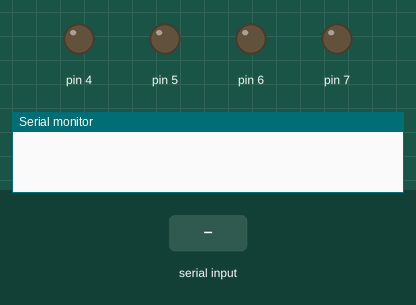
Simulated run of this sketch. Board: Arduino Uno, built with avr-gcc and run on an emulated ATmega328P. Shown: output pins drawn as LEDs (lit = HIGH), the last lines printed to the serial monitor. The inputs (shaded band) are chosen by the test bench.

Above: at 1.2 s.
1.3 s: "F" received over Serial
At 2.4 s:
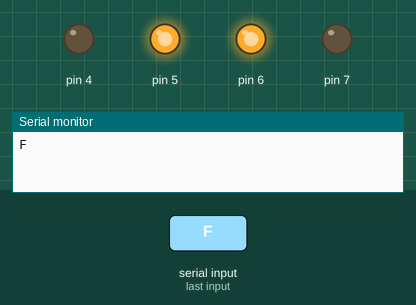
2.8 s: "B" received over Serial
At 3.5 s:
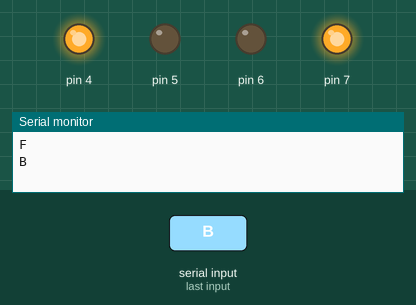
4.3 s: "R" received over Serial
At 4.7 s:
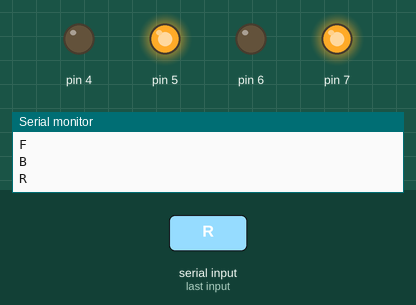
5.8 s: "L" received over Serial
At 7.0 s:
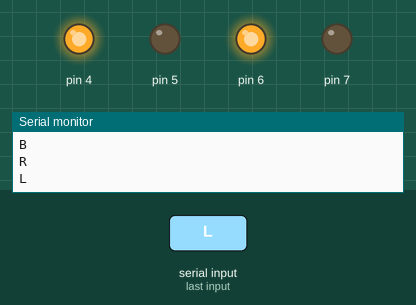
Timing chart, 0 to 8.3 s (numbered marks = the images above; inputs shaded):
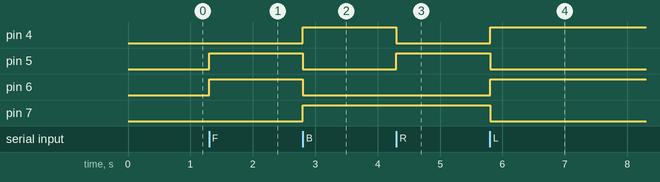

Measured:
- after the input at 1.3 s, pin 5, pin 6: LOW → HIGH at once
- after the input at 2.8 s, pin 4, pin 7: LOW → HIGH at once; pin 5, pin 6: HIGH → LOW at once
- after the input at 4.3 s, pin 4: HIGH → LOW at once; pin 5: LOW → HIGH at once
- after the input at 5.8 s, pin 4, pin 6: LOW → HIGH at once; pin 5, pin 7: HIGH → LOW at once

The sketch:

RC_Car_Code.ino
```cpp
char a;
void setup() {
  Serial.begin(9600);
  pinMode(4, OUTPUT);
  pinMode(5, OUTPUT);
  pinMode(6, OUTPUT);
  pinMode(7, OUTPUT);

}

void loop() {
  if (Serial.available () > 0)
  {
    a = Serial.read();
    Serial.println(a);
    if (a == 'F')
    {
      forward();
    }
    else if (a == 'B')
    {
      backward();
    }
    else if (a == 'S')
    {
      pause();
    }
      else if (a == 'R')
    {
      right();
    }
      else if (a == 'L')
    {
      left();
    }

  }

}
void forward()
{
  digitalWrite(4, LOW);
  digitalWrite(5, HIGH);
  digitalWrite(6, HIGH);
  digitalWrite(7, LOW);
}
void backward()
{
  digitalWrite(4, HIGH);
  digitalWrite(5, LOW);
  digitalWrite(6, LOW);
  digitalWrite(7, HIGH);
}
void pause()
{
  digitalWrite(4, LOW);
  digitalWrite(5, LOW);
  digitalWrite(6, LOW);
  digitalWrite(7, LOW);
}
void left()
{
   digitalWrite(4, HIGH);
  digitalWrite(5, LOW);
  digitalWrite(6, HIGH);
  digitalWrite(7, LOW);
}
void right()
{
   digitalWrite(4, LOW);
  digitalWrite(5, HIGH);
  digitalWrite(6, LOW);
  digitalWrite(7, HIGH);
}
```
